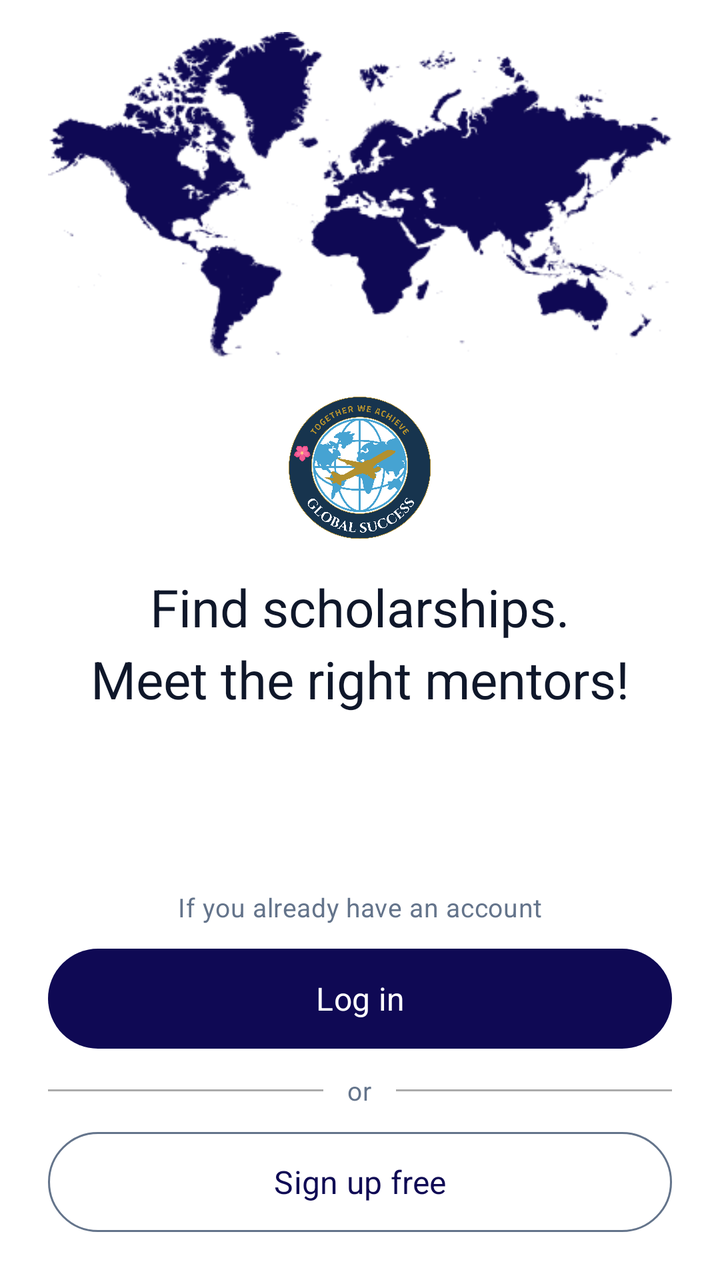
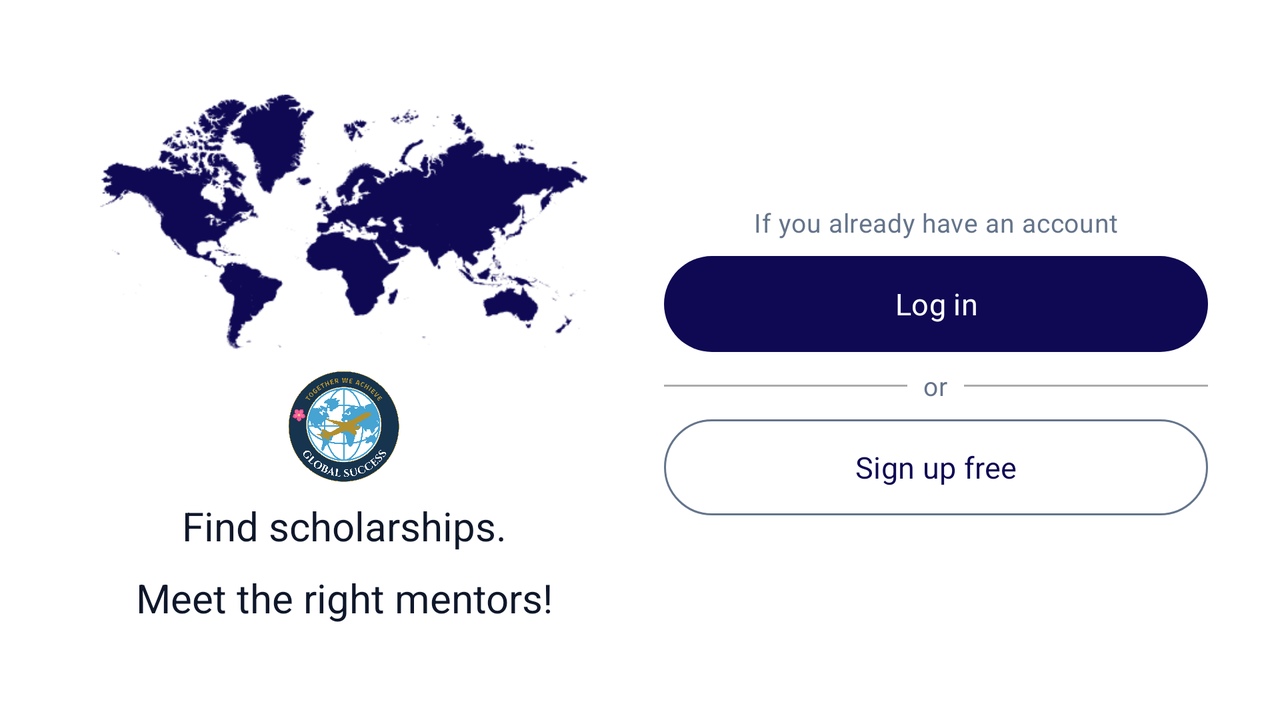

First picture: res/layout/ on a phone held upright. Second picture: the repository's own variant of that layout, on a device whose configuration matches the variant's folder. Source for both follows.
<!-- AndroidManifest.xml: application theme Theme.MyApplication -->
<!-- res/layout/activity_welcome.xml -->
<?xml version="1.0" encoding="utf-8"?>
<ScrollView xmlns:android="http://schemas.android.com/apk/res/android"
    xmlns:app="http://schemas.android.com/apk/res-auto"
    xmlns:tools="http://schemas.android.com/tools"
    android:id="@+id/main"
    android:layout_width="match_parent"
    android:layout_height="match_parent"
    android:fillViewport="true"
    android:clipToPadding="false"
    android:background="@color/color_surface"
    tools:context=".MainActivity">

    <LinearLayout
        android:layout_width="match_parent"
        android:layout_height="wrap_content"
        android:orientation="vertical"
        android:paddingStart="24dp"
        android:paddingEnd="24dp"
        android:paddingTop="16dp"
        android:paddingBottom="24dp">

        
        <ImageView
            android:id="@+id/iv_world_map"
            android:layout_width="match_parent"
            android:layout_height="wrap_content"
            android:layout_gravity="center_horizontal"
            android:adjustViewBounds="true"
            android:maxHeight="180dp"
            android:scaleType="fitCenter"
            android:src="@drawable/map"
            android:contentDescription="@string/world_map_desc" />

        
        <ImageView
            android:id="@+id/iv_logo"
            android:layout_width="72dp"
            android:layout_height="72dp"
            android:layout_gravity="center_horizontal"
            android:layout_marginTop="16dp"
            android:adjustViewBounds="true"
            android:scaleType="fitCenter"
            android:src="@drawable/logo"
            android:contentDescription="@string/app_logo_desc" />

        
        <TextView
            android:id="@+id/tv_headline"
            android:layout_width="match_parent"
            android:layout_height="wrap_content"
            android:layout_marginTop="16dp"
            android:gravity="center"
            android:text="@string/welcome_headline"
            android:textColor="@color/color_text_primary"
            android:textSize="26sp"
            android:lineSpacingExtra="4dp"
            android:textAppearance="@style/TextAppearance.App.Headline" />

        <Space
            android:layout_width="match_parent"
            android:layout_height="0dp"
            android:layout_weight="1"
            android:minHeight="24dp" />

        
        <LinearLayout
            android:layout_width="match_parent"
            android:layout_height="wrap_content"
            android:orientation="vertical">

            
            <TextView
                android:id="@+id/tv_account_prompt"
                android:layout_width="match_parent"
                android:layout_height="wrap_content"
                android:gravity="center"
                android:text="@string/account_prompt"
                android:textColor="@color/color_text_hint"
                android:textSize="13sp"
                android:textAppearance="@style/TextAppearance.App.Body"
                android:layout_marginBottom="12dp" />

            
            <Button
                android:id="@+id/btn_login"
                android:layout_width="match_parent"
                android:layout_height="50dp"
                android:layout_gravity="center_horizontal"
                android:background="@drawable/bg_welcome_button_primary"
                app:backgroundTint="@null"
                android:text="@string/log_in"
                android:textColor="@android:color/white"
                android:textSize="16sp"
                android:textAppearance="@style/TextAppearance.App.CTA"
                android:stateListAnimator="@null"
                android:elevation="0dp" />

            
            <LinearLayout
                android:layout_width="match_parent"
                android:layout_height="wrap_content"
                android:orientation="horizontal"
                android:gravity="center_vertical"
                android:layout_marginTop="12dp"
                android:layout_marginBottom="12dp">

                <View
                    android:layout_width="0dp"
                    android:layout_height="@dimen/stroke_width"
                    android:layout_weight="1"
                    android:background="@color/color_border" />

                <TextView
                    android:id="@+id/tv_or"
                    android:layout_width="wrap_content"
                    android:layout_height="wrap_content"
                    android:layout_marginStart="12dp"
                    android:layout_marginEnd="12dp"
                    android:gravity="center"
                    android:text="@string/or_divider"
                    android:textColor="@color/color_text_hint"
                    android:textSize="13sp"
                    android:textAppearance="@style/TextAppearance.App.Body" />

                <View
                    android:layout_width="0dp"
                    android:layout_height="@dimen/stroke_width"
                    android:layout_weight="1"
                    android:background="@color/color_border" />
            </LinearLayout>

            
            <Button
                android:id="@+id/btn_signup"
                android:layout_width="match_parent"
                android:layout_height="50dp"
                android:layout_gravity="center_horizontal"
                android:background="@drawable/bg_welcome_button_secondary"
                app:backgroundTint="@null"
                android:text="@string/sign_up_free"
                android:textColor="@color/color_primary"
                android:textSize="16sp"
                android:textAppearance="@style/TextAppearance.App.CTA"
                android:stateListAnimator="@null"
                android:elevation="0dp" />

        </LinearLayout>

    </LinearLayout>
</ScrollView>
<!-- resources referenced by this layout -->
<resources>
  <color name="color_border">@color/gray_border</color>
  <color name="color_primary">@color/navy_900</color>
  <color name="color_surface">#FFFFFF</color>
  <color name="color_text_hint">@color/slate_500</color>
  <color name="color_text_primary">@color/slate_900</color>
  <dimen name="stroke_width">1dp</dimen>
  <string name="account_prompt">If you already have an account</string>
  <string name="app_logo_desc">Application logo</string>
  <string name="log_in">Log in</string>
  <string name="or_divider">or</string>
  <string name="sign_up_free">Sign up free</string>
  <string name="welcome_headline">Find scholarships.\nMeet the right mentors!</string>
  <string name="world_map_desc">World map illustration</string>
  <style name="TextAppearance.App.Body" parent="TextAppearance.Material3.BodyMedium">
          <item name="android:fontFamily">sans-serif</item>
          <item name="android:textStyle">normal</item>
      </style>
  <color name="gray_border">#ABABAB</color>
  <color name="navy_900">#0F0954</color>
  <color name="slate_500">#64748B</color>
  <color name="slate_900">#0F172A</color>
  <color name="color_background">@color/blue_10</color>
  <color name="color_on_primary">#FFFFFF</color>
  <color name="color_primary_container">@color/blue_10</color>
  <color name="color_secondary">@color/gray_500</color>
  <color name="color_error">@color/red_500</color>
  <style name="TextAppearance.App" parent="TextAppearance.Material3.BodyMedium">
          <item name="android:fontFamily">sans-serif</item>
      </style>
  <style name="TextAppearance.App.TitleLarge" parent="TextAppearance.Material3.TitleLarge">
          <item name="android:fontFamily">sans-serif</item>
      </style>
  <style name="TextAppearance.App.Title" parent="TextAppearance.Material3.TitleMedium">
          <item name="android:fontFamily">sans-serif</item>
      </style>
  <style name="TextAppearance.App.TitleSmall" parent="TextAppearance.Material3.TitleSmall">
          <item name="android:fontFamily">sans-serif</item>
      </style>
  <style name="TextAppearance.App.Label" parent="TextAppearance.Material3.LabelMedium">
          <item name="android:fontFamily">sans-serif</item>
      </style>
  <style name="TextAppearance.App.Chip" parent="TextAppearance.Material3.LabelSmall">
          <item name="android:fontFamily">sans-serif</item>
      </style>
  <color name="color_ripple">#1F0F0954</color>
  <color name="color_scrim">#52000000</color>
  <style name="ThemeOverlay.App.BottomSheetDialog" parent="ThemeOverlay.Material3.BottomSheetDialog">
          <item name="bottomSheetStyle">@style/Widget.App.BottomSheet</item>
      </style>
  <color name="blue_10">#E0ECFF</color>
  <color name="gray_500">#6B7280</color>
  <color name="red_500">#EF4444</color>
  <dimen name="radius_sm">8dp</dimen>
  <dimen name="radius_md">12dp</dimen>
  <dimen name="radius_lg">16dp</dimen>
  <style name="MaterialAlertDialog.App.Title" parent="MaterialAlertDialog.Material3.Title.Text">
          <item name="android:textAppearance">@style/TextAppearance.App.Title</item>
      </style>
  <style name="MaterialAlertDialog.App.Body" parent="MaterialAlertDialog.Material3.Body.Text">
          <item name="android:textAppearance">@style/TextAppearance.App.Body</item>
      </style>
  <dimen name="button_height">48dp</dimen>
  <color name="selector_button_primary_text">#FFFFFF</color>
  <color name="selector_button_primary_bg">@color/color_primary</color>
  <style name="TextAppearance.App.Caption" parent="TextAppearance.Material3.BodySmall" />
  <dimen name="elevation_card">2dp</dimen>
  <dimen name="card_padding">12dp</dimen>
  <style name="TextAppearance.App.BottomNav" parent="TextAppearance.Material3.LabelSmall" />
  <dimen name="elevation_bottom_sheet">8dp</dimen>
  <style name="TextAppearance.App.Link" parent="TextAppearance.Material3.BodyMedium" />
  <color name="color_link">@color/navy_900</color>
  <dimen name="space_xs">4dp</dimen>
  <dimen name="radius_xl">24dp</dimen>
  <!-- some entries are left out for length -->
</resources>
<!-- res/layout-land/activity_welcome.xml (the repository's variant of the layout above) -->
<!-- drawn on the phone turned sideways -->
<?xml version="1.0" encoding="utf-8"?>
<ScrollView xmlns:android="http://schemas.android.com/apk/res/android"
    xmlns:app="http://schemas.android.com/apk/res-auto"
    xmlns:tools="http://schemas.android.com/tools"
    android:id="@+id/main"
    android:layout_width="match_parent"
    android:layout_height="match_parent"
    android:fillViewport="true"
    android:clipToPadding="false"
    android:background="@color/color_surface"
    tools:context=".MainActivity">

    <LinearLayout
        android:layout_width="match_parent"
        android:layout_height="wrap_content"
        android:orientation="horizontal"
        android:baselineAligned="false"
        android:gravity="center_vertical"
        android:paddingStart="24dp"
        android:paddingEnd="24dp"
        android:paddingTop="16dp"
        android:paddingBottom="16dp">

        
        <LinearLayout
            android:layout_width="0dp"
            android:layout_height="wrap_content"
            android:layout_weight="1"
            android:orientation="vertical"
            android:gravity="center"
            android:paddingStart="12dp"
            android:paddingEnd="12dp">

            <ImageView
                android:id="@+id/iv_world_map"
                android:layout_width="match_parent"
                android:layout_height="wrap_content"
                android:adjustViewBounds="true"
                android:maxHeight="130dp"
                android:scaleType="fitCenter"
                android:src="@drawable/map"
                android:contentDescription="@string/world_map_desc" />

            <ImageView
                android:id="@+id/iv_logo"
                android:layout_width="56dp"
                android:layout_height="56dp"
                android:layout_marginTop="8dp"
                android:adjustViewBounds="true"
                android:scaleType="fitCenter"
                android:src="@drawable/logo"
                android:contentDescription="@string/app_logo_desc" />

            <TextView
                android:id="@+id/tv_headline"
                android:layout_width="match_parent"
                android:layout_height="wrap_content"
                android:layout_marginTop="8dp"
                android:gravity="center"
                android:text="@string/welcome_headline"
                android:textColor="@color/color_text_primary"
                android:textSize="20sp"
                android:lineSpacingExtra="2dp"
                android:textAppearance="@style/TextAppearance.App.Headline" />
        </LinearLayout>

        
        <LinearLayout
            android:layout_width="0dp"
            android:layout_height="wrap_content"
            android:layout_weight="1"
            android:orientation="vertical"
            android:paddingStart="12dp"
            android:paddingEnd="12dp"
            android:gravity="center_vertical">

            <TextView
                android:id="@+id/tv_account_prompt"
                android:layout_width="match_parent"
                android:layout_height="wrap_content"
                android:gravity="center"
                android:text="@string/account_prompt"
                android:textColor="@color/color_text_hint"
                android:textSize="13sp"
                android:textAppearance="@style/TextAppearance.App.Body"
                android:layout_marginBottom="8dp" />

            
            <Button
                android:id="@+id/btn_login"
                android:layout_width="match_parent"
                android:layout_height="48dp"
                android:layout_gravity="center_horizontal"
                android:background="@drawable/bg_welcome_button_primary"
                app:backgroundTint="@null"
                android:text="@string/log_in"
                android:textColor="@android:color/white"
                android:textSize="15sp"
                android:textAppearance="@style/TextAppearance.App.CTA"
                android:stateListAnimator="@null"
                android:elevation="0dp" />

            
            <LinearLayout
                android:layout_width="match_parent"
                android:layout_height="wrap_content"
                android:orientation="horizontal"
                android:gravity="center_vertical"
                android:layout_marginTop="8dp"
                android:layout_marginBottom="8dp">

                <View
                    android:layout_width="0dp"
                    android:layout_height="@dimen/stroke_width"
                    android:layout_weight="1"
                    android:background="@color/color_border" />

                <TextView
                    android:id="@+id/tv_or"
                    android:layout_width="wrap_content"
                    android:layout_height="wrap_content"
                    android:layout_marginStart="8dp"
                    android:layout_marginEnd="8dp"
                    android:gravity="center"
                    android:text="@string/or_divider"
                    android:textColor="@color/color_text_hint"
                    android:textSize="13sp"
                    android:textAppearance="@style/TextAppearance.App.Body" />

                <View
                    android:layout_width="0dp"
                    android:layout_height="@dimen/stroke_width"
                    android:layout_weight="1"
                    android:background="@color/color_border" />
            </LinearLayout>

            
            <Button
                android:id="@+id/btn_signup"
                android:layout_width="match_parent"
                android:layout_height="48dp"
                android:layout_gravity="center_horizontal"
                android:background="@drawable/bg_welcome_button_secondary"
                app:backgroundTint="@null"
                android:text="@string/sign_up_free"
                android:textColor="@color/color_primary"
                android:textSize="15sp"
                android:textAppearance="@style/TextAppearance.App.CTA"
                android:stateListAnimator="@null"
                android:elevation="0dp" />

        </LinearLayout>

    </LinearLayout>
</ScrollView>
